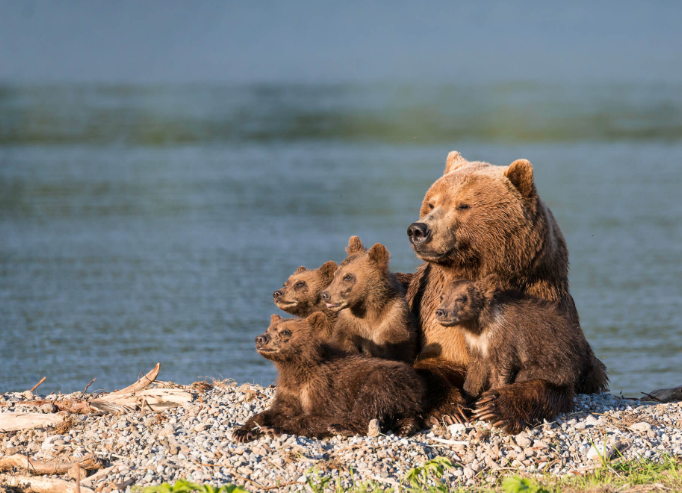
#> input picture src/bears.png, 682 x 493 px
$ python Gbv2.5.py
#> lines starting #> are read from the running program, lines starting #| are printed output that depends on the picture
# -*- coding = utf-8 -*-
# @Time : 2023/4/13 12:22
# @Author : CQU20205644
# @File : Gbv1.py
# @Software : PyCharm
import networkx as nx
import matplotlib.pyplot as plt
import pdb
import numpy as np
from sklearn.datasets import make_blobs
from sklearn.mixture import GaussianMixture
import time
from sklearn.cluster import KMeans
import cv2
import networkx as nx
from scipy.stats import multivariate_normal
import maxflow
import time

# [91 lines of commented-out code are left out]
class GMM:
    # [42 lines left out: functions __init__, fit, not called in this run]

    def clear(self):
        for key in self.clustered_data_:
            self.clustered_data_[key] = np.zeros((0, 3))

    # [126 lines left out: functions multivariate_normal, add_points_to_cluster, predic_each_proba, update_cluster_models, predict_proba, calcBeta and 2 more, not called in this run]


# img = cv2.imread('./dog.jpg')
img = cv2.imread('./bears.png')
#> img is the input picture: shape (493, 682, 3); mean B, G, R 123, 124.2, 121.7
if(img.shape[0]*img.shape[1]>200000):
    img = cv2.resize(img, (500, 400))
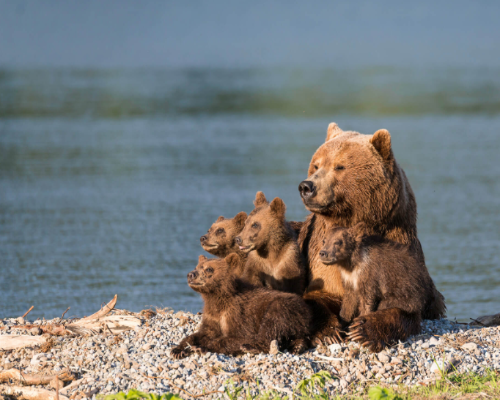
#> img: shape (400, 500, 3); mean B, G, R 122.9, 124.1, 121.6
    print("resize")
# 交互式，返回 (x_min, y_min, w, h)
#> (the run stopped early here; a loop or call above may not have finished)

$ run again, with src/dog.jpg saved as src/bears.png
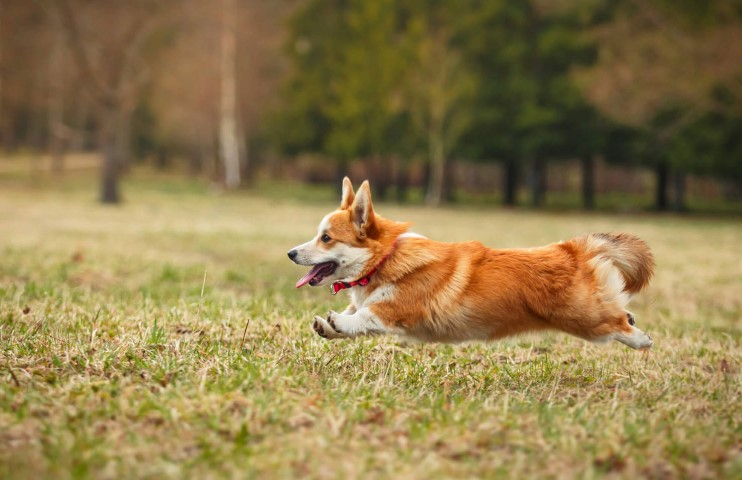
#> input picture src/dog.jpg, 742 x 480 px
#> img is the input picture: shape (480, 742, 3); mean B, G, R 75.9, 122.8, 143.2
#> `img = cv2.resize(img, (500, 400))`:
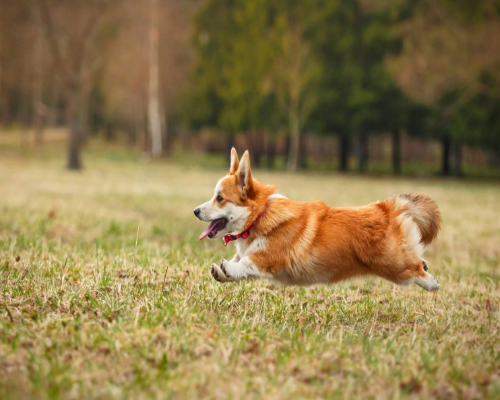
#> img: shape (400, 500, 3); mean B, G, R 75.8, 122.7, 143.1

$ run again, with src/img_1.png copied over src/bears.png
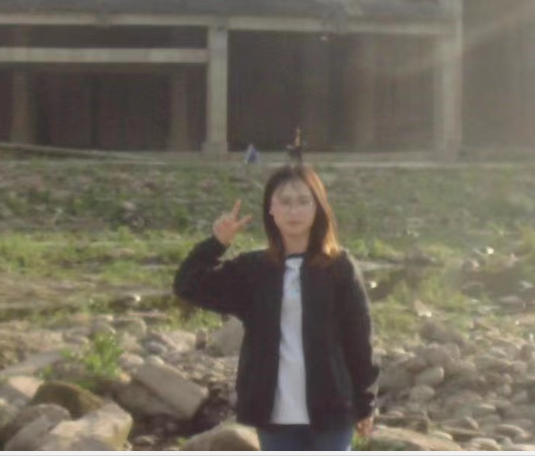
#> input picture src/img_1.png, 535 x 456 px
#> img is the input picture: shape (456, 535, 3); mean B, G, R 92.4, 106.7, 113.2
#> `img = cv2.resize(img, (500, 400))`:
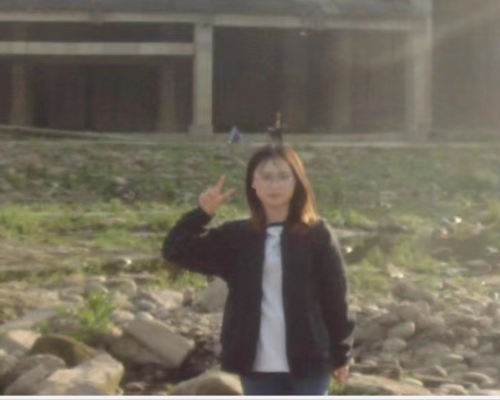
#> img: shape (400, 500, 3); mean B, G, R 92.3, 106.6, 113
